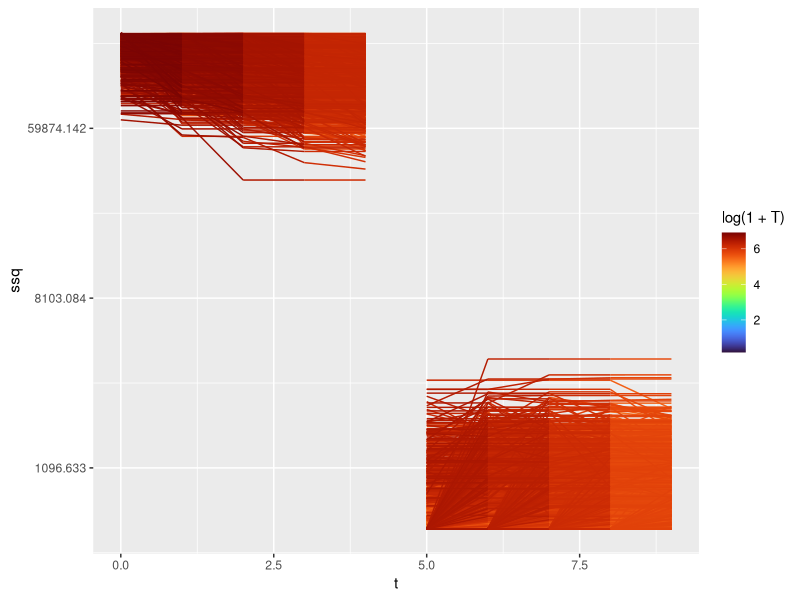
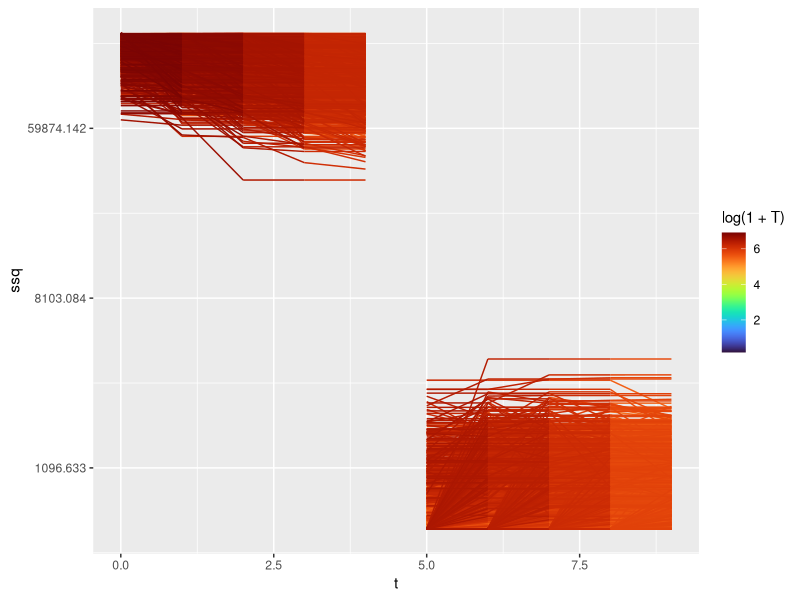

Here is the R script that generated these plots, in order:
setwd("~/Desktop/functional_landscapes/code")
library(tidyverse)
library(viridis)

data = read.csv('../data/tot_results.csv')

ggplot(data, 
       aes(x = t, 
           y = ssq))+
  geom_line(aes(group = chain,
                color = log(1+T)))+
  scale_color_viridis(option='turbo')+
  scale_y_continuous(trans='log')

ggsave('../data/tempering_plot_series.pdf', width = 6, height = 3)
